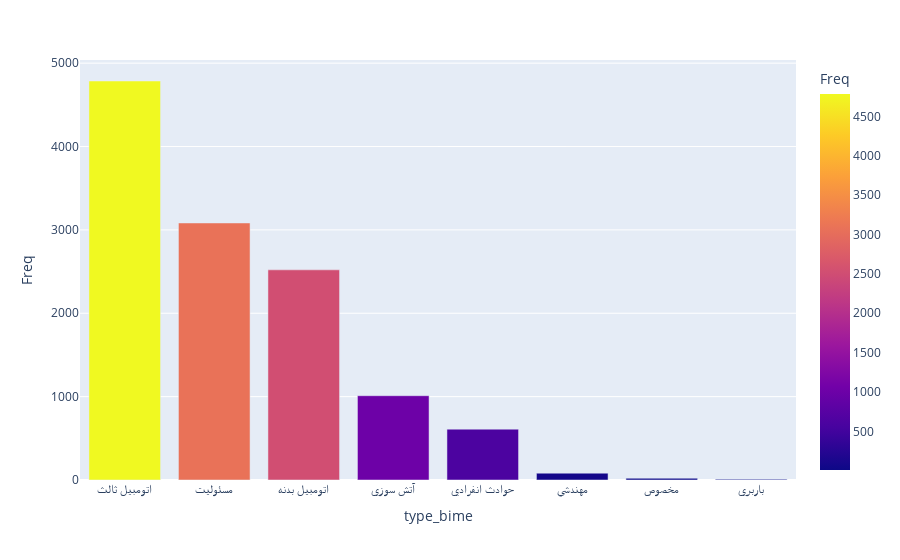

Source (notebook cell):
### Code cell
type_bime = new_df.type_bime.value_counts().reset_index()
type_bime.columns=["type_bime","Freq"]
px.bar(type_bime,x = "type_bime", y="Freq",color="Freq")
#px.bar(status,x = "status", y="Freq",template='ggplot2')

### Figure 1 — Plotly figure (JSON) as saved in the notebook; plotly's stock layout.template omitted (floating-point values rounded to 4 significant figures)
{"data": [{"alignmentgroup": "True", "hovertemplate": "type_bime=%{x}<br>Freq=%{marker.color}<extra></extra>", "legendgroup": "", "marker": {"color": [4786, 3083, 2521, 1011, 610, 82, 21, 9], "coloraxis": "coloraxis"}, "name": "", "offsetgroup": "", "orientation": "v", "showlegend": false, "textposition": "auto", "type": "bar", "x": ["اتومبيل ثالث", "مسئوليت", "اتومبيل بدنه", "آتش سوزي", "حوادث انفرادي", "مهندسي", "مخصوص", "باربري"], "xaxis": "x", "y": [4786, 3083, 2521, 1011, 610, 82, 21, 9], "yaxis": "y"}], "layout": {"barmode": "relative", "coloraxis": {"colorbar": {"title": {"text": "Freq"}}, "colorscale": [[0, "#0d0887"], [0.1111, "#46039f"], [0.2222, "#7201a8"], [0.3333, "#9c179e"], [0.4444, "#bd3786"], [0.5556, "#d8576b"], [0.6667, "#ed7953"], [0.7778, "#fb9f3a"], [0.8889, "#fdca26"], [1, "#f0f921"]]}, "legend": {"tracegroupgap": 0}, "margin": {"t": 60}, "xaxis": {"anchor": "y", "domain": [0, 1], "title": {"text": "type_bime"}}, "yaxis": {"anchor": "x", "domain": [0, 1], "title": {"text": "Freq"}}}}
